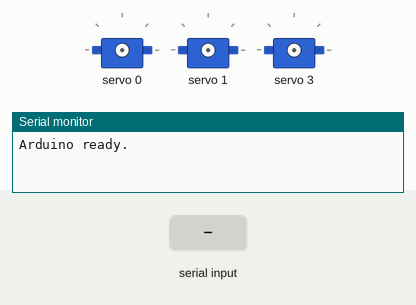
A sketch run on a simulated Arduino Uno, built with avr-gcc and run on an emulated ATmega328P. On the bench: 3 × servo, the last lines printed to the serial monitor. The inputs (shaded band) are chosen by the test bench.

Above: at 1.2 s.
1.3 s: "1" received over Serial
At 6.89 s:
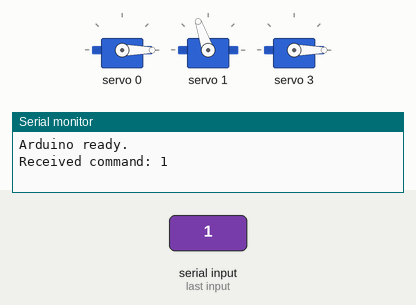
At 11.3 s:
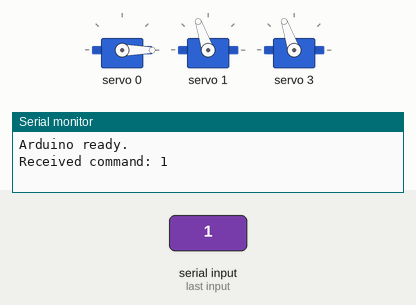
13.3 s: "2" received over Serial
At 23.3 s:
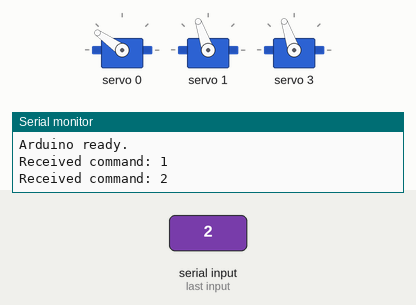
Timing chart, 0 to 24.0 s (numbered marks = the images above; inputs shaded):
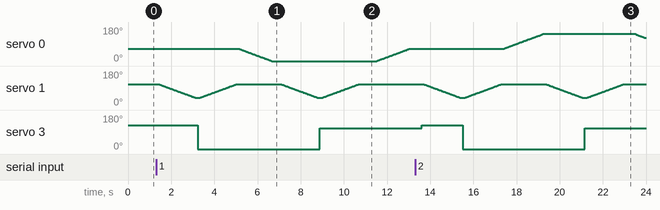

Measured:
- after the input at 1.3 s, servo 3: 127° → 0° after 1.9 s, → 109° 5.7 s later
- after the input at 13.3 s, servo 0: rises from 66° to 145° in 1.8 s, then falls to 122° in 4.7 s; servo 3: 109° → 127° after 0.32 s, → 0° 1.9 s later, → 109° 5.7 s later

The sketch:

recycle2.ino
```cpp
#include <Wire.h>
#include <Adafruit_PWMServoDriver.h>

Adafruit_PWMServoDriver pwm = Adafruit_PWMServoDriver();

#define BASE_CHANNEL 0
#define ELBOW_CHANNEL 2
#define SHOULDER_CHANNEL 1
#define END_EFFECTOR_CHANNEL 3

#define SERVOMIN  100
#define SERVOMAX  500
#define STEP_DELAY 20

void setup() {
  Serial.begin(9600);
  while (!Serial);
  Serial.println("Arduino ready.");

  pwm.begin();
  pwm.setPWMFreq(60);
  delay(10);
}

void loop() {

    if (Serial.available()) {
    char command = Serial.read();
    Serial.print("Received command: ");
    Serial.println(command);

    if (command == '1') {
      executeRecyclableRoutine();
    } else if (command == '2') {
      executeNonRecyclableRoutine();
    } else if (command == '3') {
      executeHazardousRoutine();
    }
  }
}

void executeRecyclableRoutine() {
  moveServoSlowly(BASE_CHANNEL, 90, 90);
  moveServoSlowly(SHOULDER_CHANNEL, 140, 140);
  moveServo(END_EFFECTOR_CHANNEL,160);
  delay(100);
  moveServoSlowly(SHOULDER_CHANNEL, 140, 60);
  delay(100);
  moveServo(END_EFFECTOR_CHANNEL,0);
  delay(100);
  moveServoSlowly(SHOULDER_CHANNEL, 60, 140);
  delay(100);
  moveServoSlowly(BASE_CHANNEL,90,0);
  delay(100);
  moveServoSlowly(SHOULDER_CHANNEL, 140, 60);
  delay(100);
  moveServo(END_EFFECTOR_CHANNEL,140);
  delay(100);
  moveServoSlowly(SHOULDER_CHANNEL, 60, 140);
  delay(500);
  moveServoSlowly(BASE_CHANNEL,0,90);
  delay(500);
}

void executeNonRecyclableRoutine() {
  moveServoSlowly(BASE_CHANNEL, 90, 90);
  moveServoSlowly(SHOULDER_CHANNEL, 140, 140);
  moveServo(END_EFFECTOR_CHANNEL,160);
  delay(100);
  moveServoSlowly(SHOULDER_CHANNEL, 140, 60);
  delay(100);
  moveServo(END_EFFECTOR_CHANNEL,0);
  delay(100);
  moveServoSlowly(SHOULDER_CHANNEL, 60, 140);
  delay(100);
  moveServoSlowly(BASE_CHANNEL,90,180);
  delay(100);
  moveServoSlowly(SHOULDER_CHANNEL, 140, 60);
  delay(100);
  moveServo(END_EFFECTOR_CHANNEL,140);
  delay(100);
  moveServoSlowly(SHOULDER_CHANNEL, 60, 140);
  delay(500);
  moveServoSlowly(BASE_CHANNEL,180,90);
  delay(500);
}


void executeHazardousRoutine() {
    moveServoSlowly(BASE_CHANNEL, 90, 90);
  moveServoSlowly(SHOULDER_CHANNEL, 140, 140);
  moveServo(END_EFFECTOR_CHANNEL,160);
  delay(100);
  moveServoSlowly(SHOULDER_CHANNEL, 140, 60);
  delay(100);
  moveServo(END_EFFECTOR_CHANNEL,0);
  delay(100);
  moveServoSlowly(SHOULDER_CHANNEL, 60, 140);
  delay(100);
  moveServoSlowly(BASE_CHANNEL,90,150);
  delay(100);
  moveServoSlowly(SHOULDER_CHANNEL, 140, 60);
  delay(100);
  moveServo(END_EFFECTOR_CHANNEL,140);
  delay(100);
  moveServoSlowly(SHOULDER_CHANNEL, 60, 140);
  delay(500);
  moveServoSlowly(BASE_CHANNEL,150,90);
  delay(500);
}

void moveServo(uint8_t channel, int position) {
  int pulseLength = map(position, 0, 180, SERVOMIN, SERVOMAX);
  pwm.setPWM(channel, 0, pulseLength);
}

void moveServoSlowly(uint8_t channel, int startPos, int endPos) {
  if (startPos < endPos) {
    for (int pos = startPos; pos <= endPos; pos++) {
      int pulseLength = map(pos, 0, 180, SERVOMIN, SERVOMAX);
      pwm.setPWM(channel, 0, pulseLength);
      delay(STEP_DELAY);
    }
  } else {
    for (int pos = startPos; pos >= endPos; pos--) {
      int pulseLength = map(pos, 0, 180, SERVOMIN, SERVOMAX);
      pwm.setPWM(channel, 0, pulseLength);
      delay(STEP_DELAY);
    }
  }
}
```
